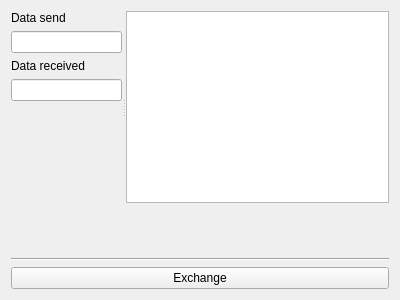
<?xml version="1.0" encoding="UTF-8"?>
<ui version="4.0">
 <class>widgetData</class>
 <widget class="QWidget" name="widgetData">
  <property name="geometry">
   <rect>
    <x>0</x>
    <y>0</y>
    <width>400</width>
    <height>300</height>
   </rect>
  </property>
  <property name="windowTitle">
   <string>Form</string>
  </property>
  <layout class="QVBoxLayout" name="verticalLayout">
   <item>
    <widget class="QSplitter" name="splitter">
     <property name="orientation">
      <enum>Qt::Horizontal</enum>
     </property>
     <widget class="QWidget" name="formLayoutWidget">
      <layout class="QVBoxLayout" name="verticalLayout_2">
       <item>
        <widget class="QLabel" name="label">
         <property name="text">
          <string>Data send</string>
         </property>
        </widget>
       </item>
       <item>
        <widget class="QLineEdit" name="editSend"/>
       </item>
       <item>
        <widget class="QLabel" name="label_2">
         <property name="text">
          <string>Data received</string>
         </property>
        </widget>
       </item>
       <item>
        <widget class="QLineEdit" name="editRead">
         <property name="readOnly">
          <bool>true</bool>
         </property>
        </widget>
       </item>
       <item>
        <spacer name="verticalSpacer">
         <property name="orientation">
          <enum>Qt::Vertical</enum>
         </property>
         <property name="sizeHint" stdset="0">
          <size>
           <width>20</width>
           <height>40</height>
          </size>
         </property>
        </spacer>
       </item>
      </layout>
     </widget>
     <widget class="QListWidget" name="listWidget"/>
    </widget>
   </item>
   <item>
    <spacer name="verticalSpacer_2">
     <property name="orientation">
      <enum>Qt::Vertical</enum>
     </property>
     <property name="sizeHint" stdset="0">
      <size>
       <width>20</width>
       <height>40</height>
      </size>
     </property>
    </spacer>
   </item>
   <item>
    <widget class="Line" name="line">
     <property name="orientation">
      <enum>Qt::Horizontal</enum>
     </property>
    </widget>
   </item>
   <item>
    <widget class="QPushButton" name="butExchangeData">
     <property name="text">
      <string>Exchange</string>
     </property>
    </widget>
   </item>
  </layout>
 </widget>
 <resources/>
 <connections/>
</ui>
